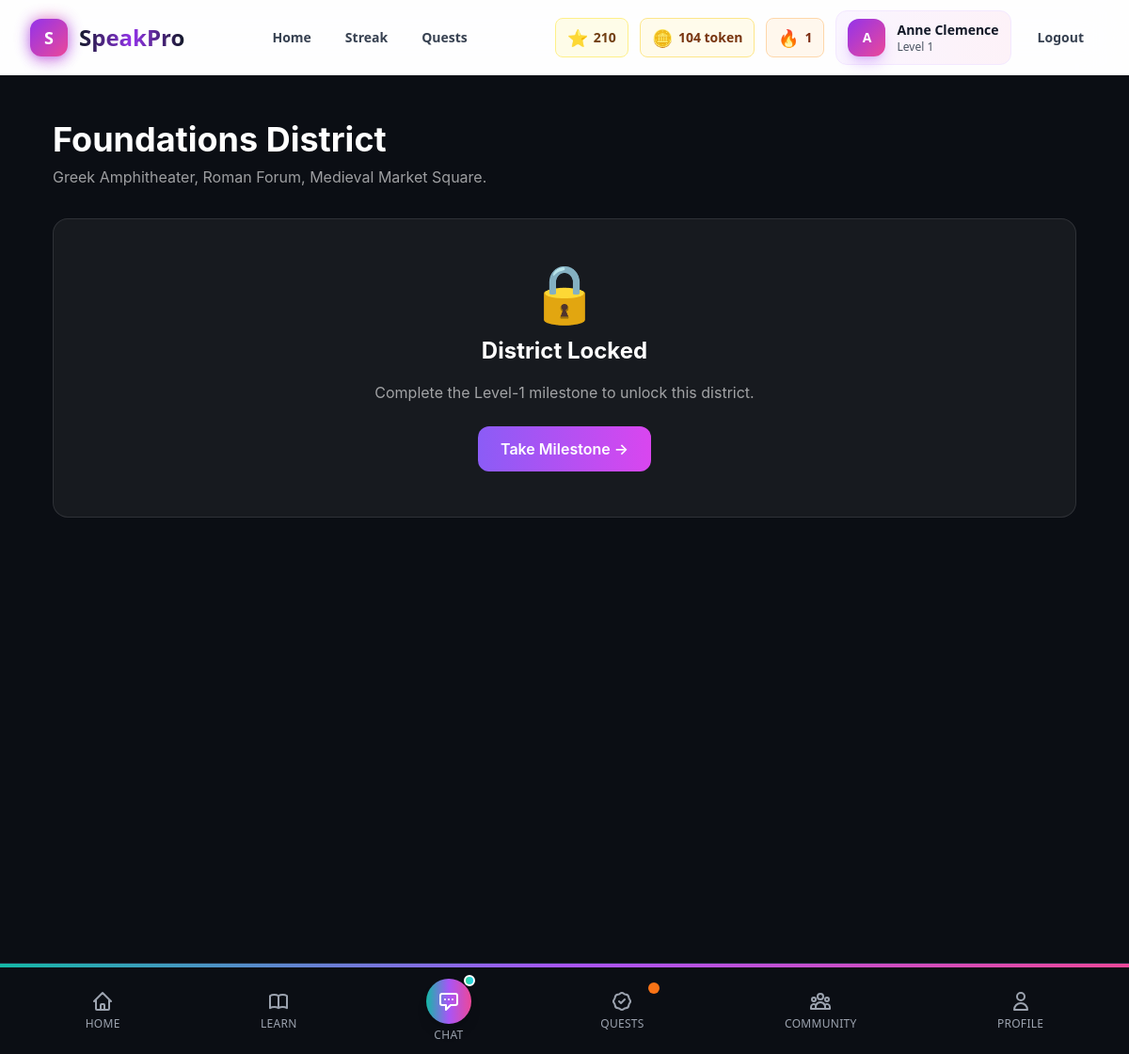
The page /district/13/ (signed in) on the database its author committed.
### myApp/models.py (models this page shows, shortened)
class Profile(models.Model):
    user = models.OneToOneField(User, on_delete=models.CASCADE)
    created_at = models.DateTimeField(auto_now_add=True)
    updated_at = models.DateTimeField(auto_now=True)
    daily_goal_minutes = models.IntegerField(default=5, validators=[MinValueValidator(2), MaxValueValidator(60)])
    learning_goal = models.CharField(max_length=100, default="converse_confidently")
    current_level = models.IntegerField(default=1, validators=[MinValueValidator(1), MaxValueValidator(6)])
    total_xp = models.IntegerField(default=0)
    current_streak = models.IntegerField(default=0)
    longest_streak = models.IntegerField(default=0)
    last_activity = models.DateTimeField(null=True, blank=True)
    coins = models.IntegerField(default=0)
    tickets = models.IntegerField(default=0)  # For district venue entry
    persona = models.JSONField(default=dict, blank=True)  # Role, audience, goal, etc.
    contexts = models.JSONField(default=list, blank=True)  # Typical speaking contexts
    goals = models.JSONField(default=list, blank=True)  # Learning goals
    ab_variant = models.CharField(max_length=1, default='A', choices=[('A', 'Dashboard-first'), ('B', 'Map-first')])
    onboarding_completed = models.BooleanField(default=False)

class Level(models.Model):
    number = models.IntegerField(unique=True, validators=[MinValueValidator(1), MaxValueValidator(6)])
    name = models.CharField(max_length=100)
    description = models.TextField()
    duration_minutes = models.IntegerField()  # Total estimated time
    xp_required = models.IntegerField()  # XP needed to unlock
    milestone_duration_seconds = models.IntegerField()  # Milestone recording time
    unlock_rule = models.CharField(
        max_length=50,
        default="complete_previous_level",
        help_text="Rule for unlocking this level (e.g., 'must_pass_milestone', 'complete_modules_a_d')"
    )
    district_name = models.CharField(max_length=100)
    district_description = models.TextField()
    district_image = models.URLField(blank=True)
    coins_reward = models.IntegerField(default=0)
    tickets_reward = models.IntegerField(default=0)  # Replaces gems_reward
    created_at = models.DateTimeField(auto_now_add=True)
    class Meta:
        ordering = ['number']

### myApp/views.py (the view)
# urls.py: path('district/<int:level_id>/', views.district_detail, name='district_detail'),
@login_required
def district_detail(request, level_id):
    level = get_object_or_404(Level, id=level_id)
    districts = District.objects.filter(level=level)
    milestone = MilestoneChallenge.objects.filter(level=level).first()
    is_unlocked = False
    if milestone:
        is_unlocked = MilestoneAttempt.objects.filter(
            user=request.user,
            milestone=milestone,
            is_passed=True
        ).exists()
    context = {
        'level': level,
        'districts': districts,
        'is_unlocked': is_unlocked,
    }
    return render(request, 'myApp/district_detail.html', context)

### myApp/templates/myApp/district_detail.html (shortened to what this page needs)
{% extends 'myApp/base.html' %}
{% load static %}
{% block content %}
<div class="min-h-screen bg-[#0B0E14] text-white" style="font-family: 'Inter', 'Manrope', sans-serif;">
  <div class="max-w-6xl mx-auto px-4 sm:px-6 lg:px-8 py-12">
    <div class="mb-8">
      <h1 class="text-4xl font-bold mb-2">{{ level.district_name }}</h1>
      <p class="text-white/60">{{ level.district_description }}</p>
    </div>
    {% if is_unlocked %}
    <div class="grid grid-cols-1 md:grid-cols-3 gap-6">
      {% for district in districts|slice:":3" %}
      <div class="bg-white/5 border border-white/10 rounded-2xl p-6 hover:bg-white/7.5 transition-all duration-200">
        <div class="text-4xl mb-4">
          {% if 'Amphitheater' in district.name %}🏛️
          {% elif 'Forum' in district.name %}🏛️
          {% elif 'Market' in district.name %}🏪
          {% else %}📍{% endif %}
        </div>
        <h3 class="text-xl font-bold mb-2">{{ district.name }}</h3>
        <p class="text-sm text-white/60 mb-4">{{ district.description }}</p>
        <div class="flex items-center justify-between">
          <div class="text-sm text-white/40">
            Entry: {{ district.ticket_cost_per_venue }} ticket{{ district.ticket_cost_per_venue|pluralize }}
          </div>
          <form method="POST" action="{% url 'district_venue' district.id %}">
            {% csrf_token %}
            <button type="submit" class="px-4 py-2 rounded-xl bg-gradient-to-r from-violet-500 to-fuchsia-500 font-semibold hover:from-violet-600 hover:to-fuchsia-600 transition-all duration-200 text-sm">
              Enter
            </button>
          </form>
        </div>
      </div>
      {% endfor %}
    </div>
    {% else %}
    <div class="bg-white/5 border border-white/10 rounded-2xl p-12 text-center">
      <div class="text-6xl mb-4">🔒</div>
      <h2 class="text-2xl font-bold mb-4">District Locked</h2>
      <p class="text-white/60 mb-6">Complete the Level-1 milestone to unlock this district.</p>
      <a href="{% url 'milestone_challenge' level.id %}" class="inline-flex items-center gap-2 px-6 py-3 bg-gradient-to-r from-violet-500 to-fuchsia-500 rounded-xl font-semibold hover:from-violet-600 hover:to-fuchsia-600 transition-all duration-200">
        Take Milestone →
      </a>
    </div>
    {% endif %}
  </div>
</div>
{% endblock %}

### myApp/templates/myApp/base.html (shortened to what this page needs)
<!DOCTYPE html>
<html lang="en">
<head>
    <script src="https://cdn.tailwindcss.com"></script>
</head>
<body class="bg-gray-50 min-h-screen">
    <nav class="fixed top-0 left-0 right-0 z-50 transition-all duration-300" id="navbar">
        <div class="relative max-w-7xl mx-auto px-4 sm:px-6 lg:px-8">
            <div class="flex justify-between items-center h-20">
                <div class="flex items-center">
                    <a href="{% url 'home' %}" class="flex items-center space-x-3 group" aria-label="SpeakPro Home">
                        <div class="relative">
                            <div class="absolute inset-0 bg-gradient-to-r from-purple-600 via-pink-500 to-purple-600 rounded-xl opacity-75 blur group-hover:opacity-100 transition-opacity"></div>
                            <div class="relative w-10 h-10 bg-gradient-to-br from-purple-600 to-pink-500 rounded-xl flex items-center justify-center shadow-lg shadow-purple-500/30 group-hover:scale-110 transition-transform">
                                <span class="text-white font-black text-lg">S</span>
                            </div>
                        </div>
                        <span class="text-2xl font-extrabold bg-gradient-to-r from-gray-900 via-purple-600 to-gray-900 bg-clip-text text-transparent group-hover:from-purple-600 group-hover:via-pink-500 group-hover:to-purple-600 transition-all">SpeakPro</span>
                    </a>
                </div>
                <div class="hidden md:flex items-center space-x-1">
                    <a href="{% url 'home' %}" class="px-4 py-2 rounded-xl text-sm font-semibold text-gray-700 hover:text-purple-600 hover:bg-purple-50 transition-all duration-200 relative group">
                        Home
                    </a>
                    {% if user.is_authenticated %}
                    <a href="{% url 'streak_page' %}" class="px-4 py-2 rounded-xl text-sm font-semibold text-gray-700 hover:text-purple-600 hover:bg-purple-50 transition-all duration-200 relative group">
                        Streak
                    </a>
                    <a href="{% url 'quests' %}" class="px-4 py-2 rounded-xl text-sm font-semibold text-gray-700 hover:text-purple-600 hover:bg-purple-50 transition-all duration-200 relative group">
                        Quests
                    </a>
                    {% endif %}
                </div>
                <div class="flex items-center space-x-3">
                    {% if user.is_authenticated %}
                        <div class="flex items-center space-x-3">
                            <div class="hidden lg:flex items-center space-x-3">
                                <div class="flex items-center gap-1.5 px-3 py-1.5 rounded-lg bg-yellow-50 border border-yellow-200">
                                    <span class="text-yellow-600 text-lg">⭐</span>
                                    <span class="text-sm font-bold text-yellow-900">{{ user.profile.total_xp|default:0 }}</span>
                                </div>
                                <div class="flex items-center gap-1.5 px-3 py-1.5 rounded-lg bg-amber-50 border border-amber-200">
                                    <span class="text-amber-600 text-lg">🪙</span>
                                    <span class="text-sm font-bold text-amber-900">{{ user.profile.coins|default:0 }} token</span>
                                </div>
                                {% if user.profile.current_streak > 0 %}
                                <div class="flex items-center gap-1.5 px-3 py-1.5 rounded-lg bg-orange-50 border border-orange-200">
                                    <span class="text-orange-500 streak-fire text-lg">🔥</span>
                                    <span class="text-sm font-bold text-orange-900">{{ user.profile.current_streak }}</span>
                                </div>
                                {% endif %}
                            </div>
                            <div class="flex items-center gap-3 px-3 py-2 rounded-xl bg-gradient-to-r from-purple-50 to-pink-50 border border-purple-100 hover:border-purple-200 transition-all">
                                <div class="w-10 h-10 bg-gradient-to-br from-purple-600 to-pink-500 rounded-xl flex items-center justify-center shadow-lg shadow-purple-500/30">
                                    <span class="text-white text-sm font-bold">{{ user.first_name.0|default:user.username.0|upper }}</span>
                                </div>
                                <div class="hidden sm:block">
                                    <p class="text-sm font-bold text-gray-900">{{ user.first_name|default:user.username }}</p>
                                    <p class="text-xs text-gray-600">Level {{ user.profile.current_level|default:1 }}</p>
                                </div>
                            </div>
                            <a href="{% url 'logout' %}" class="px-4 py-2 rounded-xl text-sm font-semibold text-gray-700 hover:text-red-600 hover:bg-red-50 transition-all duration-200 min-h-[44px] flex items-center">
                                Logout
                            </a>
                        </div>
                    {% endif %}
                </div>
            </div>
        </div>
    </nav>
    <div class="h-20"></div>
    <main class="min-h-screen">
        {% block content %}{% endblock %}
    </main>
    {% if user.is_authenticated %}
    {% include 'myApp/components/mobile_footer.html' %}
    {% endif %}
</body>
</html>

### myApp/templates/myApp/base.html (style rules this page uses)
.streak-fire { animation: flicker 1.5s infinite alternate; }
html { scroll-behavior: smooth; }
a, button { transition: all 0.3s cubic-bezier(0.4, 0, 0.2, 1); }
body { -webkit-font-smoothing: antialiased; -moz-osx-font-smoothing: grayscale; text-rendering: optimizeLegibility; overflow-x: hidden; }
#navbar { transition: all 0.3s cubic-bezier(0.4, 0, 0.2, 1); }

### rows shown on the page
Level: district_name "Foundations District", district_description "Greek Amphitheater, Roman Forum, Medieval Market Square."

### other values the page prints
{{ user.profile.total_xp|default:0 }} "210"
{{ user.profile.coins|default:0 }} "104"
{{ user.profile.current_streak }} "1"
{{ user.first_name.0|default:user.username.0|upper }} "A"
{{ user.first_name|default:user.username }} "Anne Clemence"
{{ user.profile.current_level|default:1 }} "1"
